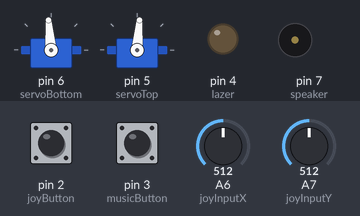
This sketch was run on a simulated Arduino Nano, built with avr-gcc and run on an emulated ATmega328P. Shown: 2 × servo, output pins drawn as LEDs (lit = HIGH), buzzer (waves = sounding). Inputs (shaded band) come from the test bench; at power-on: A6 (joyInputX) = 512, A7 (joyInputY) = 512, pin 3 (musicButton) HIGH, pin 2 (joyButton) HIGH. Random numbers use the default seed unless the sketch sets one.

Above: at 1.2 s.
1.3 s: A6 (joyInputX) set to 493
At 3.52 s:
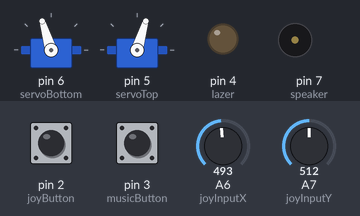
4.3 s: A6 (joyInputX) set to 476
At 6.13 s:
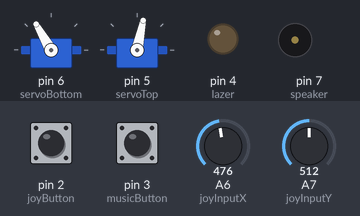
7.3 s: A7 (joyInputY) set to 0
10.3 s: pin 3 (musicButton) pulled LOW for 3.2 s
At 13.3 s:
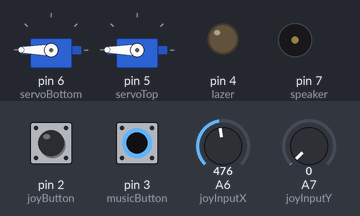
16.5 s: A7 (joyInputY) set to 509
19.0 s: A7 (joyInputY) set to 536
At 21.24 s:
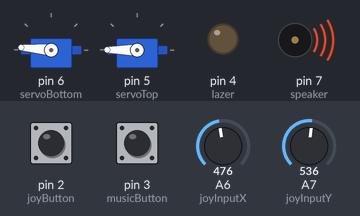
Timing chart, 0 to 26.0 s (numbered marks = the images above; inputs shaded):
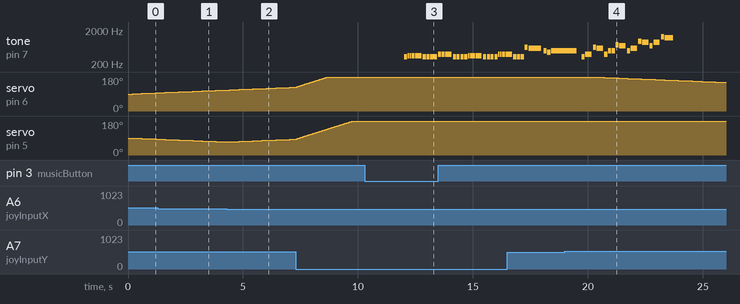

The sketch:

Old_Save.ino
```cpp
////
////#include "Pitches.h"
////#include <Servo.h>
////Servo myservo;
////Servo myservo1;
////#define NO_SOUND 0
////
////// Declare IO
////// Joystick
////#define joyInputX		A0  // X-Axis
////#define joyInputY		A1  // Y-Axis
////
////#define	servoTop		3	// Servo top
////#define	lazer			5	// Lazer button
////#define speaker			6	// Piezo speaker
////#define	servoBottom		9	// Servo bottom
////#define	musicButton		10	// Button musics
////#define joyButton		12  // Button on joystick
////
////
////#define	numReadings		10
////int
////buttonState1 = 0,
////lastButtonState1 = 0,
////buttonPushCounter1,
////state = 0,
////buttonState = 0,         // current state of the button
////lastButtonState = 0,
////joyx,
////joyy,
////posX = 90,              // variable to store the servo position
////posY = 90,
////pos_y = 90,
////pos_x = 90,
////music,
////third_time,
////second_time = 3,
////x = 3,
////
////// Smoothing values
////readingsy[numReadings],      // the readings from the analog input
////indexy = 0,                  // the index of the current reading
////totaly = 0,                  // the running total
////averagey = 0,                // the average
////							 //----
////	readingsx[numReadings],      // the readings from the analog input
////	indexx = 0,                  // the index of the current reading
////	totalx = 0,                  // the running total
////	averagex = 0,                // the average
////
////	newpos_y = 90,
////	oldpos_y = 0,
////	newpos_x = 90,
////	oldpos_x = 0,
////	frame = 2500;
////
////
////long interval;
////
////unsigned long
////previousMillis = 0,
////currentMillis,
////timewatch,
////pos_timey,
////pos_timex,
////music_timer,
////rand_seq,
////stopper,
////wait,
////wait_smoothX,
////wait_smoothY;
////
////
////
////
////
////
////
////
//////  MUSIC
////
////int melody[] = {
////
////	NOTE_E4,NOTE_F4,NOTE_F4,NOTE_F4,NOTE_F4,NOTE_E4,NOTE_E4,NOTE_E4,
////	NOTE_E4,NOTE_G4,NOTE_G4,NOTE_G4,NOTE_G4,NOTE_E4,NOTE_E4,NOTE_E4,
////	NOTE_E4,NOTE_F4,NOTE_F4,NOTE_F4,NOTE_F4,NOTE_E4,NOTE_E4,NOTE_E4,
////	NOTE_E4,NOTE_G4,NOTE_G4,NOTE_G4,NOTE_G4,NOTE_E4,NOTE_E4,NOTE_E4,
////	NOTE_DS5,NOTE_D5,NOTE_B4,NOTE_A4,NOTE_B4,
////	NOTE_E4,NOTE_G4,NOTE_DS5,NOTE_D5,NOTE_G4,NOTE_B4,
////	NOTE_B4,NOTE_FS5,NOTE_F5,NOTE_B4,NOTE_D5,NOTE_AS5,
////	NOTE_A5,NOTE_F5,NOTE_A5,NOTE_DS6,NOTE_D6,NO_SOUND
////};
////
////
////int noteDurations[] = {
////
////	8,16,16,8,4,8,8,8,
////	8,16,16,8,4,8,8,8,
////	8,16,16,8,4,8,8,8,
////	8,16,16,8,4,8,8,8,
////	8,2,8,8,1,
////	8,4,8,4,8,8,
////	8,8,4,8,4,8,
////	4,8,4,8,3
////};
////
////int pace = 1100; // change pace of music("speedy")
////int duration;
////int Note = 54;
////
/////////////////////////////////////////////////////////////////
////
////void setup()
////{
////	myservo.attach(servoBottom);  // attaches the servo on pin 9 to the servo object
////	myservo1.attach(servoTop);
////	Serial.begin(9600);
////	pinMode(lazer, OUTPUT);
////
////	myservo.write(posX);
////	myservo1.write(posY);
////
////	pinMode(joyButton, INPUT_PULLUP);
////	pinMode(musicButton, INPUT_PULLUP);
////	digitalWrite(joyButton, HIGH); // turn on pull-up resistors
////
////	posY = constrain(posY, -5, 183);
////	buttonState = constrain(buttonState, 0, 1);
////
////	for (int thisReading = 0; thisReading < numReadings; thisReading++)
////		readingsy[thisReading] = 0;
////	for (int thisReading = 0; thisReading < numReadings; thisReading++)
////		readingsx[thisReading] = 0;
////
////
////}
////
////void loop() {
////
////
////	////////// bot Function //////////////////////////////////////
////
////	if ((millis() - wait > 1800UL) && (millis() - stopper > 5000UL)) {
////		//   pos_y = map( pos_y, -5, 185, 35, 180);
////
////		digitalWrite(lazer, HIGH); //Aktivera laser
////		buttonPushCounter1 = 2;
////
////		//////////// Servo Bottom Y //////////////
////
////		if (pos_y == newpos_y) {
////			oldpos_y = newpos_y;
////			newpos_y = random(35, 180);
////
////			third_time++;
////
////
////			if (third_time % x == 0) {
////				wait = millis();                    //// Avgör slumpen av avbrott!
////				frame = random(1400, 3500);
////				x = random(1, 5);
////			}
////
////		}
////		if (millis() - wait_smoothY > 45UL) {
////
////			if (newpos_y > oldpos_y) {
////				pos_y++;
////			}
////			else {
////				pos_y--;
////			}
////
////			myservo1.write(pos_y);
////			wait_smoothY = millis();
////		}
////
////
////		/////////// Servo Top X /////////////
////
////		if (pos_x == newpos_x) {
////			oldpos_x = newpos_x;
////
////			newpos_x = random(10, 80);
////
////
////		}
////
////		if (millis() - wait_smoothX > 60UL) {
////
////			if (newpos_x > oldpos_x) {
////				pos_x++;
////			}
////			else {
////				pos_x--;
////			}
////
////			myservo.write(pos_x);
////			wait_smoothX = millis();
////		}
////	}
////
////
////	//////////////////////////////////
////
////
////
////
////
////	/// Top Servo   - Joy x
////
////	if (millis() - pos_timey > 30UL) {   // Servo acceleration Y
////										 // Plus
////		if (joyy > 92) {
////			myservo1.write(pos_y--);
////			newpos_y = pos_y;
////			third_time = 0;
////			stopper = millis();
////		}
////		// Minus
////		if (joyy < 90) {
////			myservo1.write(pos_y++);
////			newpos_y = pos_y;
////			third_time = 0;
////			stopper = millis();
////		}
////		pos_timey = millis();
////
////	}
////
////
////	/// Bottom Servo   - Joy x
////
////	if (millis() - pos_timex > 25UL) {    // Servo acceleration X
////										  // Plus
////
////		if (joyx > 88) {
////			myservo.write(pos_x--);
////			newpos_x = pos_x;
////			third_time = 0;
////
////			stopper = millis();
////		}
////
////		// Minus
////		if (joyx < 86) {
////			myservo.write(pos_x++);
////			newpos_x = pos_x;
////			third_time = 0;
////			stopper = millis();
////
////		}
////		pos_timex = millis();
////
////	}
////
////
////	//// Lazer Button
////
////	// read the pushbutton input pin:
////	buttonState1 = digitalRead(joyButton);
////
////	// compare the buttonState to its previous state
////	if (buttonState1 != lastButtonState1) {
////		// if the state has changed, increment the counter
////		if (buttonState1 == HIGH) {
////			// if the current state is HIGH then the button
////			// wend from off to on:
////			buttonPushCounter1++;
////
////		}
////	}
////
////	lastButtonState1 = buttonState1;
////	if (buttonPushCounter1 % 2 == 0) {
////		digitalWrite(lazer, HIGH);
////
////	}
////	else {
////		digitalWrite(lazer, LOW);
////
////	}
////
////	//// music- knappen
////
////	music = digitalRead(musicButton);
////	if ((music == LOW) && (millis() - music_timer > 12000UL)) {
////		Note = 0;
////		music_timer = millis();
////		stopper = millis();
////	}
////
////	if (Note < 54) {
////		currentMillis = millis();
////		interval = (duration * 1.2);
////		if (currentMillis - previousMillis >= interval) {
////			previousMillis = currentMillis;
////			duration = pace / noteDurations[Note];//Adjust duration with the pace of music
////			tone(speaker, melody[Note], duration); //Play note
////			Note++;
////		}
////	}
////
////
////
////
////	//// Serial print - Ser vad som händer
////
////	if (millis() - timewatch > 200UL) {
////		Serial.print("   pos_Y: ");
////		Serial.print(pos_y);
////		Serial.print("   newpos_Y: ");
////		Serial.print(newpos_y);
////		Serial.print("        ");
////		Serial.print("   X: ");
////		Serial.print(pos_x);
////		Serial.print("   New-X: ");
////		Serial.print(newpos_x);
////		Serial.print("        ");
////		Serial.print("   X: ");
////		Serial.print(x);
////		Serial.print("        ");
////		Serial.print("   Pause: ");
////		Serial.println(frame);
////		timewatch = millis();
////	}
////}
////
////void Smoothing(int total, int readings[], int index, short int joyInput, int joyPosValue) {
////	total = total - readings[index];
////	readings[index] = analogRead(joyInput);
////	total = total + readings[index];
////	index = index >= numReadings ? 0 : index + 1;
////	joyPosValue = total / numReadings;
////	joyPosValue = map(joyy, 0, 1011, -5, 185);
////}
////void SmoothingLab() {
////	Smoothing(totaly, readingsy, indexy, joyInputY, joyy);
////	Smoothing(totaly, readingsy, indexy, joyInputY, joyy);
////
//	pos_x = constrain(pos_x, -5, 186);
//	pos_y = constrain(pos_y, -5, 186);
//	newpos_y = constrain(newpos_y, -5, 186);
//	newpos_x = constrain(newpos_x, -5, 186);
//
	/// smoothing y
	//// subtract the last reading:
	//totaly = totaly - readingsy[indexy];
	//// read from the sensor:
	//readingsy[indexy] = analogread(joyinputy);
	//// add the reading to the total:
	//totaly = totaly + readingsy[indexy];
	//// advance to the next position in the array:
	//indexy = indexy + 1;

	//// if we're at the end of the array...
	//if (indexy >= numreadings)
	//	// ...wrap around to the beginning:
	//	indexy = 0;

	//// calculate the average:
	//joyy = totaly / numreadings;
	//// send it to the computer as ascii digits

	//joyy = map(joyy, 0, 1011, -5, 185);
////
////
////
////
////
////
////
////
////	///// Smoothing X
////	//// subtract the last reading:
////	//totalx = totalx - readingsx[indexx];
////	//// read from the sensor:
////	//readingsx[indexx] = analogRead(joyInputX);
////	//// add the reading to the total:
////	//totalx = totalx + readingsx[indexx];
////	//// advance to the next position in the array:
////	//indexx = indexx + 1;
////
////	//// if we're at the end of the array...
////	//if (indexx >= numReadings)
////	//	// ...wrap around to the beginning:
////	//	indexx = 0;
////
////	//// calculate the average:
////	//joyx = totalx / numReadings;
////	//// send it to the computer as ASCII digits
////	/////
////
////	//joyx = map(joyx, 0, 1011, -5, 185);
////
////
////
////
////}

//void ReadMove(
//	unsigned long timer,
//	int timeoutRead,
//	int joyPos,
//	int upperBuffer,
//	int lowerBuffer,
//	int posServo,
//	int newPosServo,
//	Servo servo)
//{
//	if (millis() - timer > timeoutRead) {
//		if (joyPos > upperBuffer || joyPos < lowerBuffer) {
//
//			int movement = 0;
//
//			if (joyPos > upperBuffer) {
//				movement = -1;
//			}
//			else
//				if (joyPos < lowerBuffer) {
//				movement = +1;
//			}
//			posServo += movement;
//			servo.write(posServo);
//
//			// reset
//			newPosServo = posServo;
//			counterPause = 0;
//			robotTimer = millis();
//			timeoutRead = millis();
//		}
//}
```

Lazer_CAT_V.3.00.ino
```cpp
#include "Pitches.h"
#include <Servo.h>
Servo ServY;
Servo ServX;
#define NO_SOUND 0

#pragma region Input declaration

#define joyInputX		A6  // X-Axis  purple
#define joyInputY		A7  // Y-Axis vit

#define	servoTop		5	// Servo top blå
#define	lazer			4	// Lazer button  gul
#define speaker			7	// Piezo speaker green
#define	servoBottom		6	// Servo bottom lila
#define	musicButton		3	// Button musics
#define joyButton		2  // Button on joystick green/ orange

#pragma endregion

#pragma region Variables

const int numReadings = 10;
int bufferX[] = { 15338, 15538 },
bufferY[] = { 16427, 16627 };
int
timerMovementDelay,
buttonState = 1,
lastButtonState = 0,
buttonPushCounter,
joyX,
joyY,
posServoTop = 90,
posServoBottom = 90,
newPosServoBottom = 90,
newPosServoTop = 90,
buttonMusicVal,
counterPause,
second_time = 3,
pauseExecCounter = 2,
// Smoothing values
readingsy[numReadings],      // the readings from the analog input
indexy = 0,                  // the index of the current reading
totaly = 0,                  // the running total
averagey = 0,                // the average
readingsx[numReadings],      // the readings from the analog input
indexx = 0,                  // the index of the current reading
totalx = 0,                  // the running total
averagex = 0,                // the average
randomPauseTime = 1200;

long interval;
unsigned long
previousMillis = 0,
currentMillis,
timewatch,
timerJoyReadY,
timerJoyReadX,
musicTimer,
rand_seq,
timerAutoBot = 0,
wait,
timerSmoothX,
timerSmoothY;
#pragma endregion

#pragma region Music


int melody[] = {

  NOTE_E4,NOTE_F4,NOTE_F4,NOTE_F4,NOTE_F4,NOTE_E4,NOTE_E4,NOTE_E4,
  NOTE_E4,NOTE_G4,NOTE_G4,NOTE_G4,NOTE_G4,NOTE_E4,NOTE_E4,NOTE_E4,
  NOTE_E4,NOTE_F4,NOTE_F4,NOTE_F4,NOTE_F4,NOTE_E4,NOTE_E4,NOTE_E4,
  NOTE_E4,NOTE_G4,NOTE_G4,NOTE_G4,NOTE_G4,NOTE_E4,NOTE_E4,NOTE_E4,
  NOTE_DS5,NOTE_D5,NOTE_B4,NOTE_A4,NOTE_B4,
  NOTE_E4,NOTE_G4,NOTE_DS5,NOTE_D5,NOTE_G4,NOTE_B4,
  NOTE_B4,NOTE_FS5,NOTE_F5,NOTE_B4,NOTE_D5,NOTE_AS5,
  NOTE_A5,NOTE_F5,NOTE_A5,NOTE_DS6,NOTE_D6,NO_SOUND
};


int noteDurations[] = {

  8,16,16,8,4,8,8,8,
  8,16,16,8,4,8,8,8,
  8,16,16,8,4,8,8,8,
  8,16,16,8,4,8,8,8,
  8,2,8,8,1,
  8,4,8,4,8,8,
  8,8,4,8,4,8,
  4,8,4,8,3
};

int pace = 1100; // change pace of music("speedy")
int duration;
int Note = 54;
#pragma endregion

void setup()
{
	ServX.attach(servoBottom);  // attaches the servo on pin 9 to the servo object
	ServY.attach(servoTop);
	Serial.begin(115200);
	pinMode(lazer, OUTPUT);

	ServX.write(90);
	ServY.write(90);

	pinMode(joyButton, INPUT_PULLUP);
	pinMode(musicButton, INPUT_PULLUP);
	digitalWrite(joyButton, HIGH); // turn on pull-up resistors


	for (int thisReading = 0; thisReading < numReadings; thisReading++)
		readingsy[thisReading] = 0;
	for (int thisReading = 0; thisReading < numReadings; thisReading++)
		readingsx[thisReading] = 0;


}

void loop() {

	AutoBotMode();
	ManualMode();

}


void ManualMode() {

	do
	{
		if (ReadJoystick())
		{
			// Top Servo - Joy X
			MoveServo(
				timerJoyReadX,
				timerMovementDelay,
				joyX,
				bufferX[1],
				bufferX[0],
				posServoTop,
				newPosServoTop,
				ServY);
			// Bottom Servo - Joy Y
			MoveServo(
				timerJoyReadY,
				timerMovementDelay,
				joyY,
				bufferY[1],
				bufferY[0],
				posServoBottom,
				newPosServoBottom,
				ServX);
		};
		ReadingButtons();
		PlayMusic();

	} while ((millis() - timerAutoBot < 5000UL));

}
void AutoBotMode() {

	// TODO: Do While Loop

	digitalWrite(lazer, HIGH);
	buttonPushCounter = 2;
	do
	{
		// bot Function
		if (millis() - wait > randomPauseTime) {
			// Servo Bottom X
			if (posServoBottom == newPosServoBottom) {
				newPosServoBottom = random(10, 160);
				counterPause++;
				//// Pause Module
				if (counterPause % pauseExecCounter == 0) {
					wait = millis();
					randomPauseTime = random(1400, 3500);
					pauseExecCounter = random(1, 5);
					counterPause = 0;
				}
			}
			// Move X
			if (millis() - timerSmoothY > 59UL) {

				if (newPosServoBottom > posServoBottom) {
					posServoBottom += 1;
				}
				else if (newPosServoBottom < posServoBottom) {
					posServoBottom -= 1;
				}
				ServX.write(posServoBottom);
				timerSmoothY = millis();
			}


			// Servo Top Y
			if (posServoTop == newPosServoTop) {
				newPosServoTop = random(90, 145);
			}

			// Move Y
			if (millis() - timerSmoothX > 45UL) {

				if (newPosServoTop > posServoTop) {
					posServoTop++;
				}
				else if (newPosServoTop < posServoTop) {
					posServoTop--;
				}
				ServY.write(posServoTop);
				timerSmoothX = millis();
			}
		}
	} while (!ReadJoystick());

	//Serial.print("   Top_Y: ");
	//Serial.print(posServoTop);
	//Serial.print("   newpos Y: ");
	//Serial.print(newPosServoTop);
	//Serial.print("        ");
	//Serial.print("   Bottom X: ");
	//Serial.print(posServoBottom);
	//Serial.print("   newpos X: ");
	//Serial.println(newPosServoBottom);
}
bool ReadJoystick() {
	joyX = map(joyX = analogRead(joyInputX), 0, 1023, 0, 32766);
	joyY = map(joyY = analogRead(joyInputY), 0, 1023, 0, 32766);
	if (joyX == 0 ||
		joyY == 0 ||
		joyX == 32766 ||
		joyY == 32766)
	{
		timerMovementDelay = 25;
	}
	else
	{
		timerMovementDelay = 200;
	}

	if (joyX < bufferX[0] ||
		joyY < bufferY[0] ||
		joyX > bufferX[1] ||
		joyY > bufferY[1]
		)
	{
		return true;
	}
	else
		return false;
}
void MoveServo(unsigned long& timer, const int timeoutRead, int& joyPos, int upperBuffer, int lowerBuffer, int& posServo, int& newPosServo, Servo& servo)
{
	if (millis() - timer > timeoutRead) {
		if (joyPos > upperBuffer || joyPos < lowerBuffer) {
			if (joyPos > upperBuffer) {
				posServo--;
			}
			else
			if (joyPos < lowerBuffer) {
				posServo++;
			}
			posServo = constrain(posServo, -6, 186);
			servo.write(posServo);

			// reset
			newPosServo = posServo;
			counterPause = 0;
			timerAutoBot = millis();
			timer = millis();
		}
	}
}
void PlayMusic() {
	if (Note < 54) {
		currentMillis = millis();
		interval = (duration * 1.2);
		if (currentMillis - previousMillis >= interval) {
			previousMillis = currentMillis;
			duration = pace / noteDurations[Note];//Adjust duration with the pace of music
			tone(speaker, melody[Note], duration); //Play note
			Note++;
		}
	}
}
void ReadingButtons() {

	// Lazer
	buttonState = digitalRead(joyButton);

	if (buttonState != lastButtonState) {
		if (buttonState == HIGH) {
			buttonPushCounter++;
		}
		lastButtonState = buttonState;
	}

	if (buttonPushCounter % 2 == 0) {
		digitalWrite(lazer, HIGH);
	}
	else {
		digitalWrite(lazer, LOW);
	}

	// Music
	buttonMusicVal = digitalRead(musicButton);
	if ((buttonMusicVal == LOW) && (millis() - musicTimer > 12000UL)) {
		Note = 0;
		musicTimer = millis();
		timerAutoBot = millis();
	}
}
```

Source omitted: Pitches.h (1958 bytes)

Measured:
- the behaviour switches between 486 and 485 on A6 (joyInputX) (found by bisection; images 1 and 2)
- the behaviour switches between 519 and 520 on A7 (joyInputY) (found by bisection; images 3 and 4)
- after the input at 10.3 s, tone on pin 7 (speaker): plays 330 Hz for 0.14 s, 349 Hz for 0.07 s, 349 Hz for 0.07 s, 349 Hz for 0.14 s, 349 Hz for 0.28 s, 330 Hz for 0.14 s … (29 notes in this stretch), starting after 1.7 s
- after the input at 19.0 s, servo on pin 6 (servoBottom): moves from 180° to 151° over 5.6 s, starting after 1.3 s
